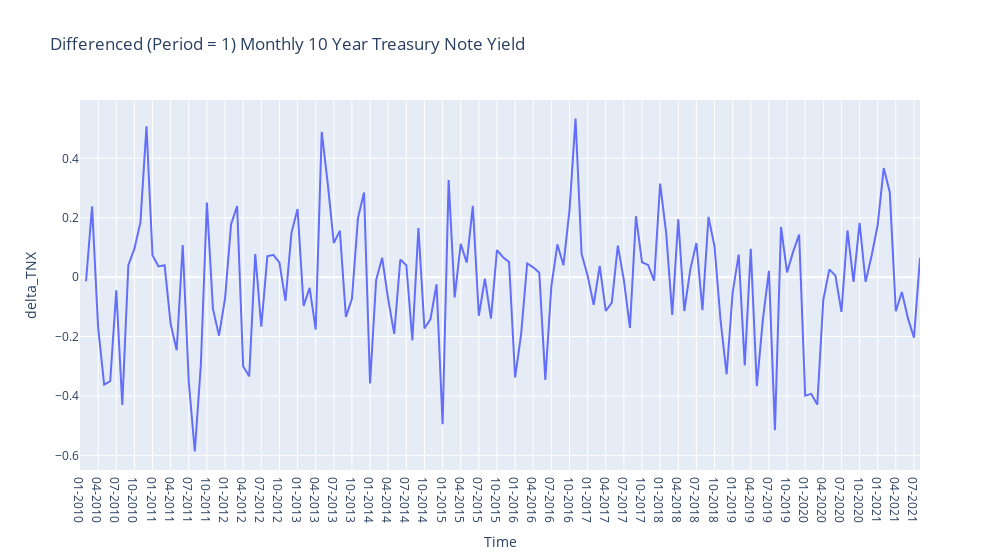

Here is the notebook cell this chart was saved with:
### Code cell
fig = px.line(data_frame = ten_year, x = 'Time',y = 'delta_TNX',
              title ='Differenced (Period = 1) Monthly 10 Year Treasury Note Yield',
              width = 1000)
fig.show()

### Figure 1 — Plotly figure (JSON) as saved in the notebook; plotly's stock layout.template omitted (floating-point values rounded to 4 significant figures; data arrays with more than 128 entries replaced by an {"elided": "..."} marker saying what was removed)
{"data": [{"hovertemplate": "Time=%{x}<br>delta_TNX=%{y}<extra></extra>", "legendgroup": "", "line": {"color": "#636efa", "dash": "solid"}, "mode": "lines", "name": "", "orientation": "v", "showlegend": false, "type": "scatter", "x": {"elided": "140 str values"}, "xaxis": "x", "y": {"elided": "140 float values"}, "yaxis": "y"}], "layout": {"legend": {"tracegroupgap": 0}, "title": {"text": "Differenced (Period = 1) Monthly 10 Year Treasury Note Yield"}, "width": 1000, "xaxis": {"anchor": "y", "domain": [0, 1], "title": {"text": "Time"}}, "yaxis": {"anchor": "x", "domain": [0, 1], "title": {"text": "delta_TNX"}}}}
